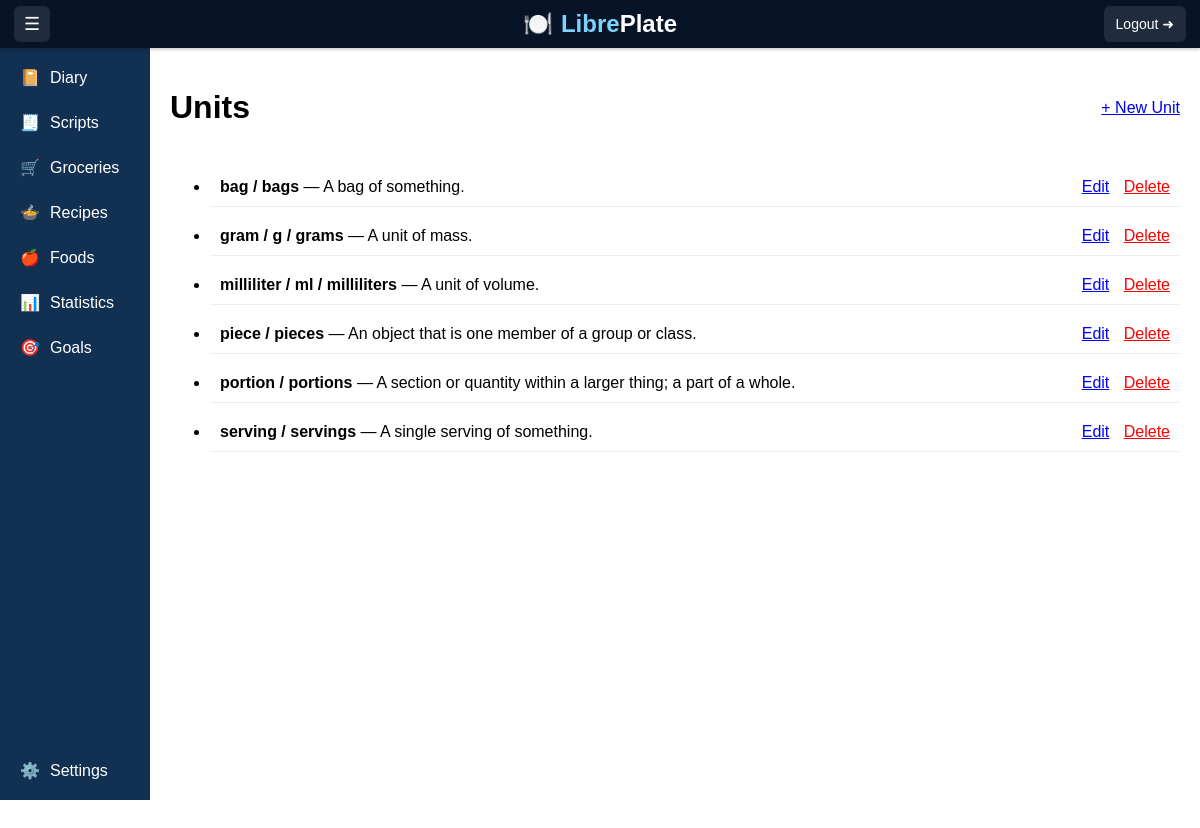
/settings/units/ (signed in), run on the app's committed database.
### units/models.py (models this page shows, shortened)
class Unit(models.Model):
    name = models.CharField(max_length=100, unique=True)
    name_plural = models.CharField(max_length=100, unique=True)
    description = models.TextField(blank=True, null=True)
    abbreviation = models.CharField(max_length=100, blank=True, null=True)
    user = models.ForeignKey(
        User, on_delete=models.CASCADE, related_name="units", null=True, blank=True
    )
    class Meta:
        verbose_name_plural = "Units"

### units/views.py (the view)
# urls.py: path("settings/units/", include("units.urls")),
@login_required
def units(request):
    units = Unit.objects.order_by("name")
    context = {"units": units}
    return render(request, "units/units.html", context)

### units/templates/units/units.html
{% extends 'base.html' %}
{% block content %}
<div class="container">
    <div class="page-header">
        <h1>Units</h1>
        <a href="{% url 'create_unit' %}" class="header-btn primary">+ New Unit</a>
    </div>
    {% if units %}
        <ul>
        {% for unit in units %}
            <li style="margin-bottom: 10px; padding: 10px; border-bottom: 1px solid #eee;">
                <strong>{{ unit.name }}
                {% if unit.abbreviation %}
                    / {{ unit.abbreviation }}
                {% endif %}
                {% if unit.name_plural %}
                    / {{ unit.name_plural }}
                {% endif %}
                </strong>
                {% if unit.description %}
                    — {{ unit.description }}
                {% endif %}
                <span style="float: right;">
                    {% if unit.user == user %}
                        <a href="{% url 'edit_unit' unit.pk %}" style="color: blue; margin-right: 10px;">Edit</a>
                        <a href="{% url 'delete_unit' unit.pk %}" style="color: red;" onclick="return confirm('Delete this unit?');">Delete</a>
                    {% elif unit.user is None %}
                        <em>(Global Unit)</em>
                    {% endif %}
                </span>
            </li>
        {% endfor %}
        </ul>
    {% else %}
        <p>No units available.</p>
    {% endif %}
</div>
{% endblock %}

### templates/base.html (style rules this page uses)
.page-header { display: flex; justify-content: space-between; align-items: center; margin-bottom: 20px; gap: 20px; }
html, body { margin: 0; height: 100%; font-family: Arial, sans-serif; }
body { margin: 0; height: 100vh; }

### data on the page
Unit: name "bag", name_plural "bags", description "A bag of something.", shows "Edit"
Unit: name "gram", abbreviation "g", name_plural "grams", description "A unit of mass.", shows "Edit"
Unit: name "milliliter", abbreviation "ml", name_plural "milliliters", description "A unit of volume.", shows "Edit"
Unit: name "piece", name_plural "pieces", description "An object that is one member of a group or class.", shows "Edit"
Unit: name "portion", name_plural "portions", description "A section or quantity within a larger thing; a part of a whole.", shows "Edit"
Unit: name "serving", name_plural "servings", description "A single serving of something.", shows "Edit"
